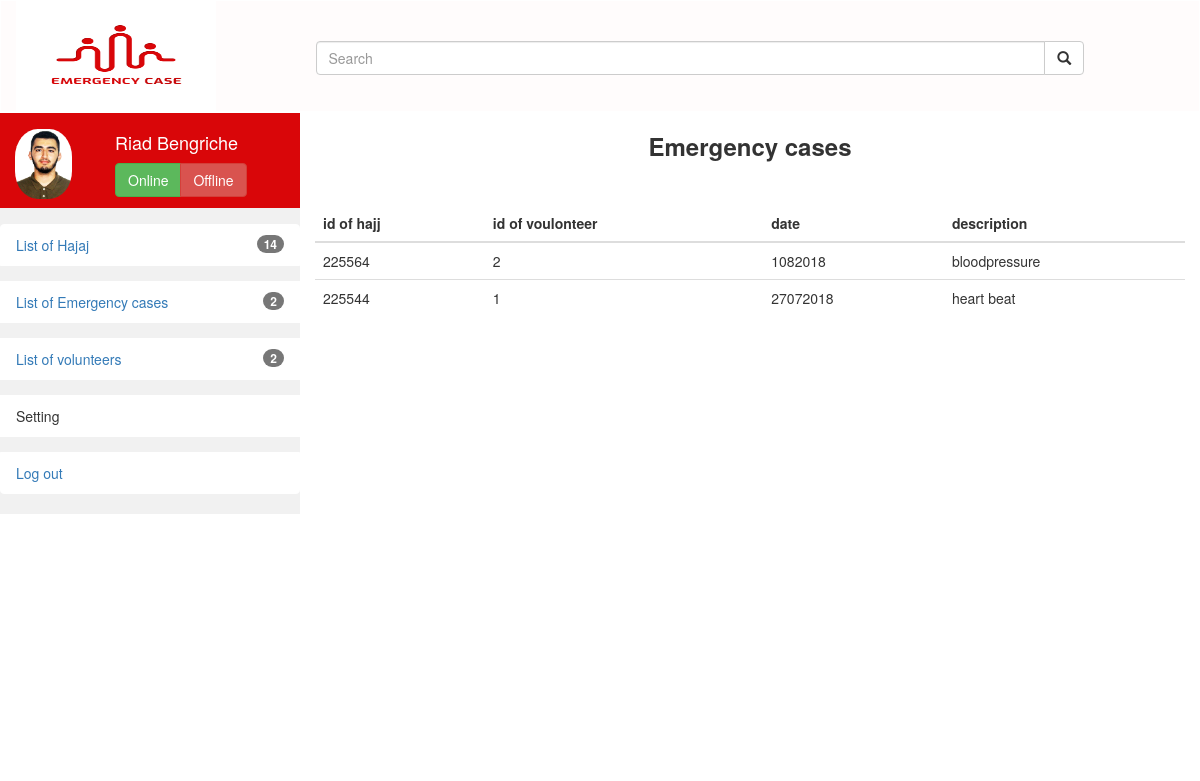
The page /dashboard/emergency_cases on the database its author committed.
### dashboard/models.py (models this page shows, shortened)
class EmrHist(models.Model):
    hajj_id=models.TextField()
    voulont_id=models.IntegerField()
    date=models.IntegerField()
    description=models.TextField()

### dashboard/views.py (the view)
# urls.py: re_path(r'emergency_cases$', views.emergencycases,name="emergency_cases"),
def emergencycases(request):
	table=[]
	for row in EmrHist.objects.raw('select * from dashboard_emrhist'):
		row_hajj={'id_hajj':row.hajj_id,'voulont_id':row.voulont_id,'date':row.date,'desc':row.description}
		table.append(row_hajj)
	return render(request,'emergency.html',{'emrhist':table})

### dashboard/templates/emergency.html
{% extends 'layout/base.html' %}
{% block content %}
<div class="col-sm-9 col-md-9 col-xs-9 col-lg-9 " style="height: 80vh;">
	<h3 class="text-center"><strong>Emergency cases</strong></h4>
  	<br>
	<div class="TD">
		<table class="table ">
		   	<thead class="thead-dark table-hover ">
		    	<tr>
		      		<th scope="col">id of hajj</th>
		      		<th scope="col">id of voulonteer</th>
		      		<th scope="col">date</th>
		      		<th scope="col">description</th>
		    	</tr>
		  	</thead>
		  	<tbody>
		  		{% for emr in emrhist %}
		    	<tr>
		      		<td scope="col">{{emr.id_hajj}}</td>
		      		<td scope="col">{{emr.voulont_id}}</td>
		      		<td scope="col">{{emr.date}}</td>
		      		<td scope="col">{{emr.desc}}</td>
		    	</tr>
		    	{% endfor %}
		  	</tbody>
		</table>
	</div>
</div>
{% endblock%}

### static/style.css (style rules this page uses)
.TD { margin-top: 2vh; height: 60vh; }

### rows shown on the page
EmrHist: id_hajj "225564", desc "bloodpressure"
EmrHist: id_hajj "225544", desc "heart beat"

### other values the page prints
{{ emr.voulont_id }} "2" "1"
{{ emr.date }} "1082018" "27072018"
